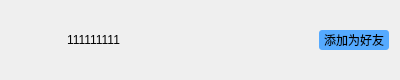
<?xml version="1.0" encoding="UTF-8"?>
<ui version="4.0">
 <class>AddFriend</class>
 <widget class="QWidget" name="AddFriend">
  <property name="geometry">
   <rect>
    <x>0</x>
    <y>0</y>
    <width>400</width>
    <height>80</height>
   </rect>
  </property>
  <property name="windowTitle">
   <string>Form</string>
  </property>
  <layout class="QHBoxLayout" name="horizontalLayout">
   <item>
    <widget class="QLabel" name="label">
     <property name="minimumSize">
      <size>
       <width>50</width>
       <height>50</height>
      </size>
     </property>
     <property name="maximumSize">
      <size>
       <width>50</width>
       <height>50</height>
      </size>
     </property>
     <property name="styleSheet">
      <string notr="true">background-color: rgba(255, 255, 255, 0);</string>
     </property>
     <property name="text">
      <string/>
     </property>
    </widget>
   </item>
   <item>
    <widget class="QLabel" name="label_2">
     <property name="styleSheet">
      <string notr="true">background-color: rgba(255, 255, 255, 0);</string>
     </property>
     <property name="text">
      <string>111111111</string>
     </property>
    </widget>
   </item>
   <item>
    <spacer name="horizontalSpacer">
     <property name="orientation">
      <enum>Qt::Horizontal</enum>
     </property>
     <property name="sizeHint" stdset="0">
      <size>
       <width>205</width>
       <height>20</height>
      </size>
     </property>
    </spacer>
   </item>
   <item>
    <widget class="QPushButton" name="pushButton">
     <property name="minimumSize">
      <size>
       <width>70</width>
       <height>0</height>
      </size>
     </property>
     <property name="maximumSize">
      <size>
       <width>70</width>
       <height>20</height>
      </size>
     </property>
     <property name="styleSheet">
      <string notr="true">border-radius:3px;
background-color: rgb(85, 170, 255);</string>
     </property>
     <property name="text">
      <string>添加为好友</string>
     </property>
    </widget>
   </item>
  </layout>
 </widget>
 <resources/>
 <connections/>
</ui>
